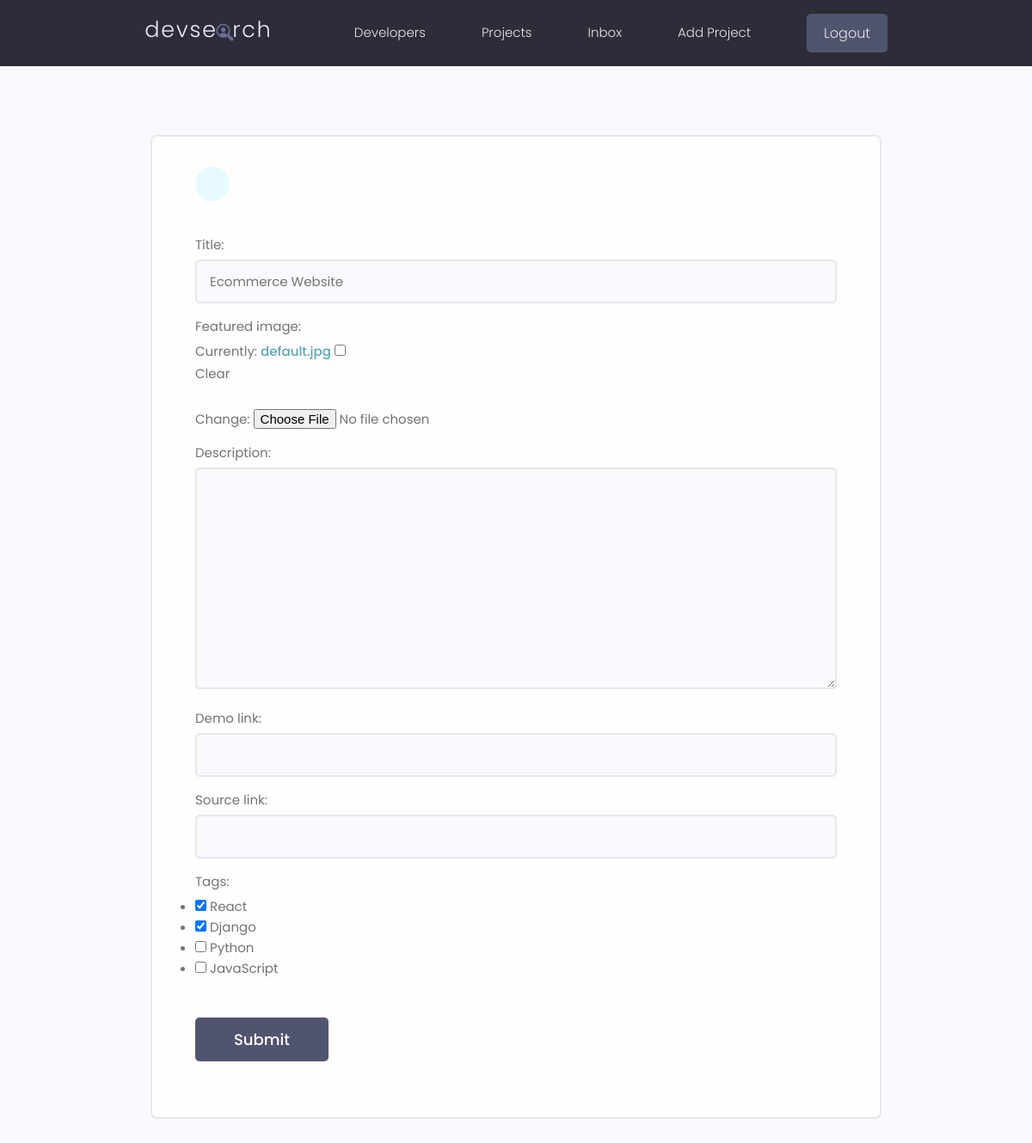
The page /projects/update-project/aa7db3ba14674f2ca0edb226c61e45d5/ (signed in) on the database as committed earlier.
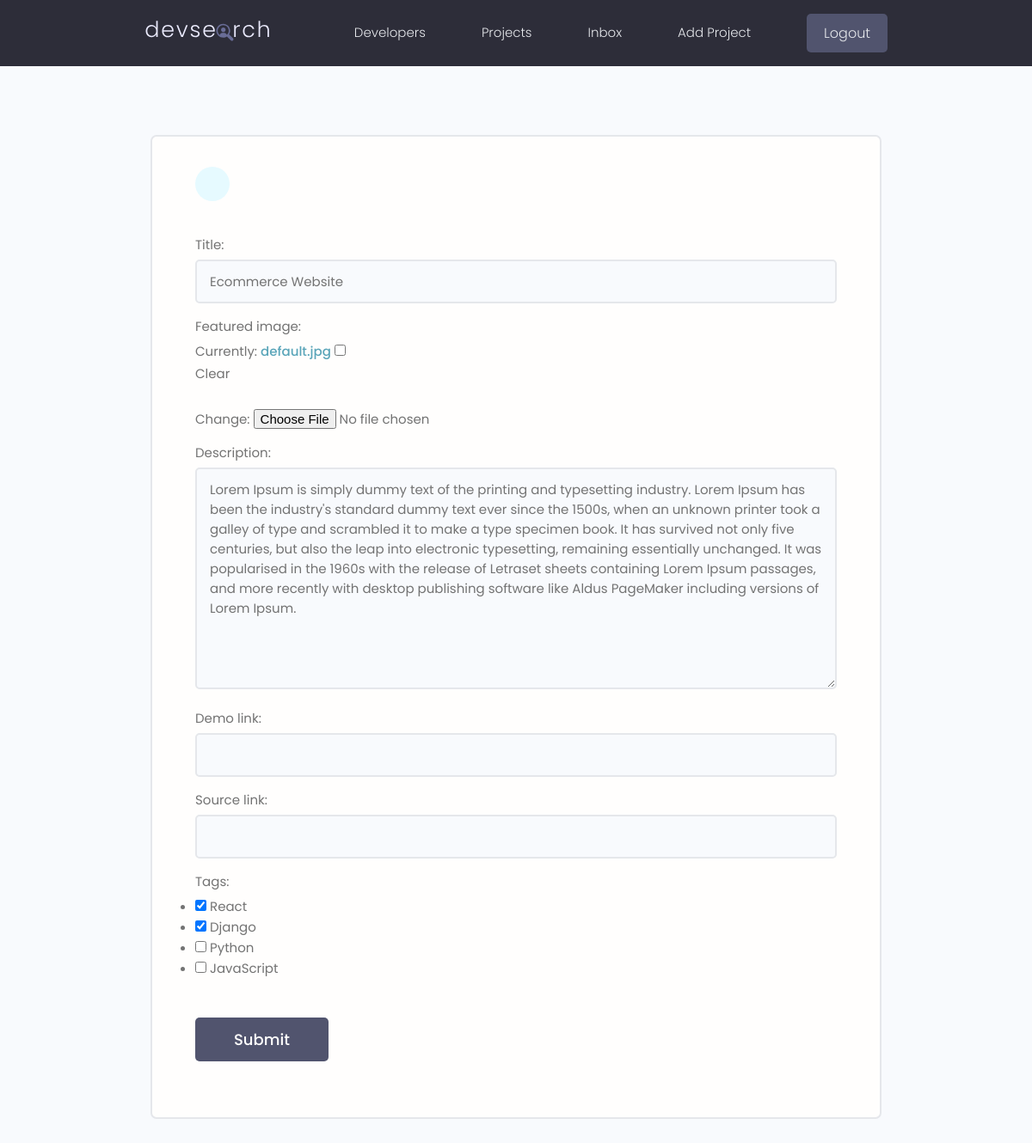
The same page on the database as committed later.
### projects/models.py (models this page shows, shortened)
class Project(models.Model):
    owner = models.ForeignKey(
        Profile, null=True, blank=True, on_delete=models.SET_NULL)
    title = models.CharField(max_length=200)
    description = models.TextField(null=True, blank=True)
    featured_image = models.ImageField(
        null=True, blank=True, default='default.jpg')
    demo_link = models.CharField(max_length=2000, null=True, blank=True)
    source_link = models.CharField(max_length=2000, null=True, blank=True)
    tags = models.ManyToManyField('Tag', blank=True)
    vote_total = models.IntegerField(default=0, null=True, blank=True)
    vote_ratio = models.IntegerField(default=0, null=True, blank=True)
    created = models.DateTimeField(auto_now_add=True)
    id = models.UUIDField(default=uuid.uuid4, unique=True,
                          primary_key=True, editable=False)

### projects/views.py (the view)
# urls.py: path('update-project/<str:pk>/', views.updateProject, name='update-project'),
@login_required(login_url="login")
def updateProject(request, pk):
    project = Project.objects.get(id=pk)
    form = ProjectForm(instance=project)
    if request.method == 'POST':
        form = ProjectForm(request.POST, request.FILES, instance=project)
        if form.is_valid():
            form.save()
            return redirect('projects')
    context = {'form': form}
    return render(request, 'projects/project_form.html', context)

### projects/forms.py
class ProjectForm(ModelForm):
    class Meta:
        model = Project
        fields = ['title', 'featured_image', 'description',
                  'demo_link', 'source_link', 'tags']
        widgets = {
            'tags': forms.CheckboxSelectMultiple(),
        }
    def __init__(self, *args, **kwargs):
        super(ProjectForm, self).__init__(*args, **kwargs)
        for name, field in self.fields.items():
            field.widget.attrs.update({'class': 'input'})

### projects/models.py (called while the page is built)
    def __str__(self):
        return self.name

### projects/templates/projects/project_form.html (shortened to what this page needs)
{% extends 'main.html' %}
{% block content %}
<main class="formPage my-xl">
    <div class="content-box">
        <div class="formWrapper">
            <a class="backButton" href="#"></a>
            <br>
            <form class="form" method="POST" enctype="multipart/form-data">
                {% for field in form %}
                <div class="form__field">
                    <label for="formInput#text">{{field.label}}: </label>
                    {{field}}
                </div>
                {% endfor %}
                <input class="btn btn--sub btn--lg  my-md" type="submit" value="Submit" />
            </form>
        </div>
    </div>
</main>
{% endblock %}

Rows that differ between the two databases and show on the page:
changed Project "Ecommerce Website": description (not shown) → "Lorem Ipsum is simply dummy text of the printing and typesetting industry. Lorem Ipsum has been the industry's standard dummy text ever since the 1500s, when an unknown printer took a galley of type and scrambled it to make a type specimen book. It has survived not only five centuries, but also the leap into electronic typesetting, remaining essentially unchanged. It was popularised in the 1960s with the release of Letraset sheets containing Lorem Ipsum passages, and more recently with desktop publishing software like Aldus PageMaker including versions of Lorem Ipsum."
